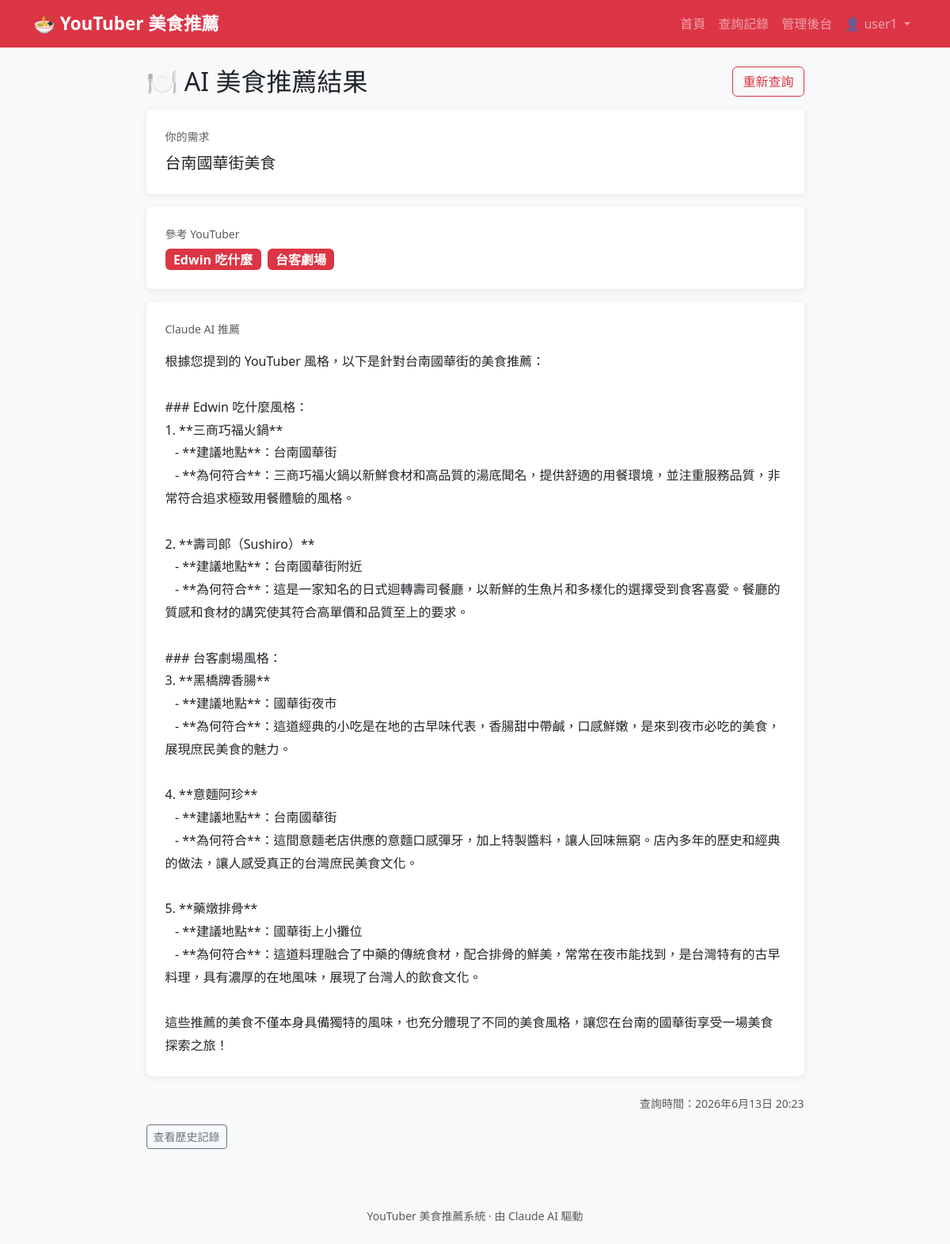
/result/1/ (signed in), run on the app's committed database.
### recommender/models.py (models this page shows, shortened)
class FoodSuggestion(models.Model):
    user = models.ForeignKey(
        User, null=True, blank=True, on_delete=models.SET_NULL, related_name="suggestions"
    )
    session_key = models.CharField(max_length=40, blank=True)
    youtubers = models.ManyToManyField(YouTuber, related_name="suggestions")
    user_query = models.TextField()
    ai_response = models.TextField()
    created_at = models.DateTimeField(auto_now_add=True)
    class Meta:
        ordering = ["-created_at"]

class YouTuber(models.Model):
    name = models.CharField(max_length=100)
    channel_name = models.CharField(max_length=200)
    youtube_url = models.URLField(blank=True)
    description = models.TextField()
    style_keywords = models.CharField(max_length=300)
    class Meta:
        ordering = ["name"]

### recommender/views.py (the view)
# urls.py: path("result/<int:pk>/", views.ResultView.as_view(), name="result"),
class ResultView(TemplateView):
    template_name = "recommender/result.html"
    def get_context_data(self, **kwargs):
        ctx = super().get_context_data(**kwargs)
        ctx["suggestion"] = get_object_or_404(FoodSuggestion, pk=self.kwargs["pk"])
        return ctx

### recommender/templates/recommender/result.html (shortened to what this page needs)
{% extends "recommender/base.html" %}
{% block content %}
<div class="row justify-content-center">
  <div class="col-lg-9">
    <div class="d-flex justify-content-between align-items-center mb-3">
      <h2 class="mb-0">🍽️ AI 美食推薦結果</h2>
      <a href="{% url 'recommender:index' %}" class="btn btn-outline-danger">重新查詢</a>
    </div>
    <div class="card p-4 mb-3">
      <div class="mb-2 text-muted small">你的需求</div>
      <p class="mb-0 fs-5">{{ suggestion.user_query }}</p>
    </div>
    <div class="card p-4 mb-3">
      <div class="mb-2 text-muted small">參考 YouTuber</div>
      <div class="d-flex flex-wrap gap-2">
        {% for yt in suggestion.youtubers.all %}
        <span class="badge bg-danger fs-6">{{ yt.name }}</span>
        {% endfor %}
      </div>
    </div>
    <div class="card p-4 mb-4">
      <div class="mb-3 text-muted small">Claude AI 推薦</div>
      <div class="ai-response">{{ suggestion.ai_response }}</div>
    </div>
    <div class="text-muted small text-end">查詢時間：{{ suggestion.created_at }}</div>
    <div class="mt-3">
      <a href="{% url 'recommender:history' %}" class="btn btn-outline-secondary btn-sm">查看歷史記錄</a>
    </div>
  </div>
</div>
{% endblock %}

### recommender/templates/recommender/base.html (shortened to what this page needs)
<!doctype html>
<html lang="zh-Hant">
<head>
  <link href="https://cdn.jsdelivr.net/npm/bootstrap@5.3.3/dist/css/bootstrap.min.css" rel="stylesheet">
</head>
<body>
<nav class="navbar navbar-expand-lg navbar-dark bg-danger mb-4">
  <div class="container">
    <a class="navbar-brand" href="{% url 'recommender:index' %}">🍜 YouTuber 美食推薦</a>
    <div class="collapse navbar-collapse">
      <ul class="navbar-nav ms-auto">
        <li class="nav-item"><a class="nav-link" href="{% url 'recommender:index' %}">首頁</a></li>
        <li class="nav-item"><a class="nav-link" href="{% url 'recommender:history' %}">查詢記錄</a></li>
        <li class="nav-item"><a class="nav-link" href="/admin/">管理後台</a></li>
        {% if user.is_authenticated %}
        <li class="nav-item dropdown">
          <a class="nav-link dropdown-toggle" href="#" data-bs-toggle="dropdown">
            👤 {{ user.username }}
          </a>
        </li>
        {% else %}
        <li class="nav-item"><a class="nav-link" href="{% url 'login' %}">登入</a></li>
        <li class="nav-item"><a class="nav-link btn btn-outline-light btn-sm ms-1 px-3" href="{% url 'register' %}">註冊</a></li>
        {% endif %}
      </ul>
    </div>
  </div>
</nav>
<div class="container">
  {% block content %}{% endblock %}
</div>
<footer class="text-center text-muted py-4 mt-5">
  <small>YouTuber 美食推薦系統 · 由 Claude AI 驅動</small>
</footer>
</body>
</html>

### recommender/templates/recommender/base.html (style rules this page uses)
body { background-color: #f8f9fa; }
.navbar-brand { font-weight: 700; font-size: 1.4rem; }
.card { border: none; box-shadow: 0 2px 8px rgba(0,0,0,.08); }
.ai-response { white-space: pre-wrap; line-height: 1.8; }

### data on the page
FoodSuggestion: user_query "台南國華街美食", ai_response "根據您提到的 YouTuber 風格，以下是針對台南國華街的美食推薦： ### Edwin 吃什麼風格： 1. **三商巧福火鍋** - **建議地點**：台南國華街 - **為何符合**：三商巧福火鍋以新鮮食材和高品質的湯底聞名，提供舒適的用餐環境，並注重服務品質，非常符合追求極致用餐體驗的風格。 2. **壽司郎（Sushiro）** - **建議地點**：台南國華街附近 - **為何符合**：這是一家知名的日式迴轉壽司餐廳，以新鮮的生魚片和多樣化的選擇受到食客喜愛。餐廳的質感和食材的講究使其符合高單價和品質至上的要求。 ### 台客劇場風格： 3. **黑橋牌香腸** - **建議地點**：國華街夜市 - **為何符合**：這道經典的小吃是在地的古早味代表，香腸甜中帶鹹，口感鮮嫩，是來到夜市必吃的美食，展現庶民美食的魅力。 4. **意麵阿珍** - **建議地點**：台南國華街 - **為何符合**：這間意麵老店供應的意麵口感彈牙，加上特製醬料，讓人回味無窮。店內多年的歷史和經典的做法，讓人感受真正的台灣庶民美食文化。 5. **藥燉排骨** - **建議地點**：國華街上小攤位 - **為何符合**：這道料理融合了中藥的傳統食材，配合排骨的鮮美，常常在夜市能找到，是台灣特有的古早料理，具有濃厚的在地風味，展現了台灣人的飲食文化。 這些推薦的美食不僅本身具備獨特的風味，也充分體現了不同的美食風格，讓您在台南的國華街享受一場美食探索之旅！", created_at "2026年6月13日 20:23"
YouTuber: name "Edwin 吃什麼"
YouTuber: name "台客劇場"

### other printed values
{{ user.username }} "user1"
